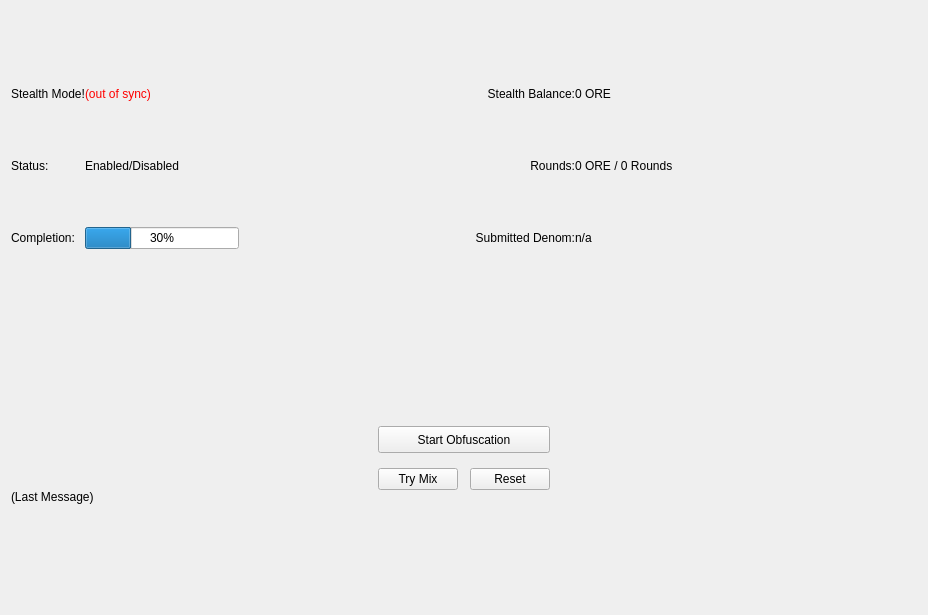
<?xml version="1.0" encoding="UTF-8"?>
<ui version="4.0">
 <class>StealthModePage</class>
 <widget class="QWidget" name="StealthModePage">
  <property name="geometry">
   <rect>
    <x>0</x>
    <y>0</y>
    <width>928</width>
    <height>615</height>
   </rect>
  </property>
  <property name="windowTitle">
   <string>Form</string>
  </property>
  <layout class="QVBoxLayout" name="verticalLayout">
   <property name="spacing">
    <number>30</number>
   </property>
   <item>
    <widget class="QLabel" name="label">
     <property name="text">
      <string/>
     </property>
     <property name="pixmap">
      <pixmap resource="../galactrum.qrc">:/images/res/images/pages/ghostcoins/stealth-header.png</pixmap>
     </property>
    </widget>
   </item>
   <item>
    <widget class="QWidget" name="ObfuscationFrame" native="true">
     <layout class="QGridLayout" rowminimumheight="60,60,60">
      <property name="leftMargin">
       <number>0</number>
      </property>
      <property name="horizontalSpacing">
       <number>0</number>
      </property>
      <property name="verticalSpacing">
       <number>12</number>
      </property>
      <item row="1" column="1">
       <widget class="QLabel" name="obfuscationEnabled">
        <property name="text">
         <string>Enabled/Disabled</string>
        </property>
       </widget>
      </item>
      <item row="0" column="3">
       <widget class="QLabel" name="labelAnonymizedText">
        <property name="text">
         <string>Stealth Balance:</string>
        </property>
        <property name="alignment">
         <set>Qt::AlignRight|Qt::AlignTrailing|Qt::AlignVCenter</set>
        </property>
       </widget>
      </item>
      <item row="2" column="0">
       <widget class="QLabel" name="completionLabel">
        <property name="text">
         <string>Completion:</string>
        </property>
        <property name="alignment">
         <set>Qt::AlignLeading|Qt::AlignLeft|Qt::AlignVCenter</set>
        </property>
       </widget>
      </item>
      <item row="2" column="1">
       <widget class="QProgressBar" name="obfuscationProgress">
        <property name="maximumSize">
         <size>
          <width>154</width>
          <height>16777215</height>
         </size>
        </property>
        <property name="value">
         <number>30</number>
        </property>
       </widget>
      </item>
      <item row="0" column="0">
       <widget class="QLabel" name="stealthModeLabel">
        <property name="font">
         <font/>
        </property>
        <property name="text">
         <string>Stealth Mode!</string>
        </property>
       </widget>
      </item>
      <item row="1" column="4">
       <widget class="QLabel" name="labelAmountRounds">
        <property name="text">
         <string>0 ORE / 0 Rounds</string>
        </property>
       </widget>
      </item>
      <item row="0" column="4">
       <widget class="QLabel" name="labelAnonymized">
        <property name="font">
         <font/>
        </property>
        <property name="text">
         <string notr="true">0 ORE</string>
        </property>
       </widget>
      </item>
      <item row="1" column="3">
       <widget class="QLabel" name="roundsLabel">
        <property name="text">
         <string>Rounds:</string>
        </property>
        <property name="alignment">
         <set>Qt::AlignRight|Qt::AlignTrailing|Qt::AlignVCenter</set>
        </property>
       </widget>
      </item>
      <item row="2" column="4">
       <widget class="QLabel" name="labelSubmittedDenom">
        <property name="toolTip">
         <string>The denominations you submitted to the Masternode.&lt;br&gt;To mix, other users must submit the exact same denominations.</string>
        </property>
        <property name="text">
         <string>n/a</string>
        </property>
       </widget>
      </item>
      <item row="1" column="0">
       <widget class="QLabel" name="statusLabel">
        <property name="text">
         <string>Status:</string>
        </property>
        <property name="alignment">
         <set>Qt::AlignLeading|Qt::AlignLeft|Qt::AlignVCenter</set>
        </property>
       </widget>
      </item>
      <item row="2" column="3">
       <widget class="QLabel" name="label_16">
        <property name="text">
         <string>Submitted Denom:</string>
        </property>
        <property name="alignment">
         <set>Qt::AlignRight|Qt::AlignTrailing|Qt::AlignVCenter</set>
        </property>
       </widget>
      </item>
      <item row="0" column="1">
       <widget class="QLabel" name="labelObfuscationSyncStatus">
        <property name="toolTip">
         <string>The displayed information may be out of date. Your wallet automatically synchronizes with the Galactrum network after a connection is established, but this process has not completed yet.</string>
        </property>
        <property name="styleSheet">
         <string notr="true">QLabel { color: red; }</string>
        </property>
        <property name="text">
         <string notr="true">(out of sync)</string>
        </property>
        <property name="alignment">
         <set>Qt::AlignLeading|Qt::AlignLeft|Qt::AlignVCenter</set>
        </property>
       </widget>
      </item>
      <item row="0" column="2">
       <spacer name="horizontalSpacer_5">
        <property name="orientation">
         <enum>Qt::Horizontal</enum>
        </property>
        <property name="sizeHint" stdset="0">
         <size>
          <width>40</width>
          <height>20</height>
         </size>
        </property>
       </spacer>
      </item>
      <item row="1" column="2">
       <widget class="QLabel" name="spacerLabel">
        <property name="text">
         <string/>
        </property>
       </widget>
      </item>
      <item row="2" column="5">
       <spacer name="horizontalSpacer_4">
        <property name="orientation">
         <enum>Qt::Horizontal</enum>
        </property>
        <property name="sizeHint" stdset="0">
         <size>
          <width>40</width>
          <height>20</height>
         </size>
        </property>
       </spacer>
      </item>
      <item row="1" column="5">
       <widget class="QLabel" name="spacerLabel_2">
        <property name="text">
         <string/>
        </property>
       </widget>
      </item>
     </layout>
    </widget>
   </item>
   <item>
    <widget class="QWidget" name="bottomContainer" native="true">
     <layout class="QVBoxLayout" name="verticalLayout_4">
      <property name="spacing">
       <number>0</number>
      </property>
      <property name="leftMargin">
       <number>0</number>
      </property>
      <property name="topMargin">
       <number>0</number>
      </property>
      <property name="rightMargin">
       <number>0</number>
      </property>
      <property name="bottomMargin">
       <number>0</number>
      </property>
      <item>
       <widget class="QWidget" name="widget" native="true">
        <layout class="QHBoxLayout" name="horizontalLayout_3">
         <item>
          <widget class="QLabel" name="label_2">
           <property name="text">
            <string/>
           </property>
           <property name="pixmap">
            <pixmap resource="../galactrum.qrc">:/images/res/images/pages/stealthmode/exchange.png</pixmap>
           </property>
           <property name="scaledContents">
            <bool>false</bool>
           </property>
           <property name="alignment">
            <set>Qt::AlignCenter</set>
           </property>
          </widget>
         </item>
        </layout>
       </widget>
      </item>
      <item>
       <spacer name="verticalSpacer">
        <property name="orientation">
         <enum>Qt::Vertical</enum>
        </property>
        <property name="sizeHint" stdset="0">
         <size>
          <width>20</width>
          <height>40</height>
         </size>
        </property>
       </spacer>
      </item>
      <item>
       <layout class="QHBoxLayout" name="horizontalLayout">
        <property name="leftMargin">
         <number>15</number>
        </property>
        <property name="topMargin">
         <number>0</number>
        </property>
        <property name="rightMargin">
         <number>15</number>
        </property>
        <item>
         <spacer name="horizontalSpacer_2">
          <property name="orientation">
           <enum>Qt::Horizontal</enum>
          </property>
          <property name="sizeHint" stdset="0">
           <size>
            <width>40</width>
            <height>20</height>
           </size>
          </property>
         </spacer>
        </item>
        <item>
         <layout class="QVBoxLayout" name="verticalLayout_2">
          <property name="spacing">
           <number>15</number>
          </property>
          <property name="topMargin">
           <number>15</number>
          </property>
          <item>
           <widget class="QPushButton" name="toggleObfuscation">
            <property name="minimumSize">
             <size>
              <width>82</width>
              <height>27</height>
             </size>
            </property>
            <property name="text">
             <string>Start Obfuscation</string>
            </property>
           </widget>
          </item>
          <item>
           <layout class="QHBoxLayout" name="horizontalLayout_2">
            <property name="spacing">
             <number>12</number>
            </property>
            <property name="bottomMargin">
             <number>0</number>
            </property>
            <item>
             <widget class="QPushButton" name="obfuscationAuto">
              <property name="text">
               <string>Try Mix</string>
              </property>
             </widget>
            </item>
            <item>
             <widget class="QPushButton" name="obfuscationReset">
              <property name="text">
               <string>Reset</string>
              </property>
             </widget>
            </item>
           </layout>
          </item>
         </layout>
        </item>
        <item>
         <spacer name="horizontalSpacer_3">
          <property name="orientation">
           <enum>Qt::Horizontal</enum>
          </property>
          <property name="sizeHint" stdset="0">
           <size>
            <width>40</width>
            <height>20</height>
           </size>
          </property>
         </spacer>
        </item>
       </layout>
      </item>
      <item>
       <widget class="QLabel" name="obfuscationStatus">
        <property name="minimumSize">
         <size>
          <width>288</width>
          <height>43</height>
         </size>
        </property>
        <property name="text">
         <string>(Last Message)</string>
        </property>
        <property name="alignment">
         <set>Qt::AlignLeading|Qt::AlignLeft|Qt::AlignTop</set>
        </property>
        <property name="wordWrap">
         <bool>true</bool>
        </property>
       </widget>
      </item>
      <item>
       <spacer name="verticalSpacer_2">
        <property name="orientation">
         <enum>Qt::Vertical</enum>
        </property>
        <property name="sizeHint" stdset="0">
         <size>
          <width>20</width>
          <height>40</height>
         </size>
        </property>
       </spacer>
      </item>
     </layout>
    </widget>
   </item>
  </layout>
 </widget>
 <resources>
  <include location="../galactrum.qrc"/>
 </resources>
 <connections/>
</ui>
